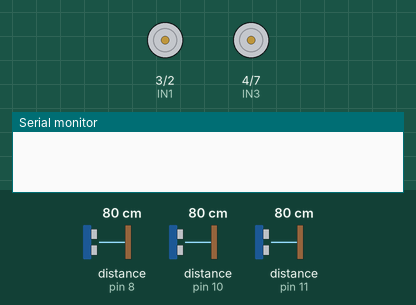
Simulated run of this sketch. Board: Arduino Uno, built with avr-gcc and run on an emulated ATmega328P. On the bench: motor-driver pin pairs drawn as motors (green arrow = first pin HIGH = forward, orange = second pin HIGH = backward, longer = more drive, scaled by the enable pin), the last lines printed to the serial monitor. Inputs (shaded band) come from the test bench; at power-on: distance to the obstacle (sensors on pin 8, pin 10, pin 11) 80 cm.

Above: at 0.1 s.
At 1.2 s:
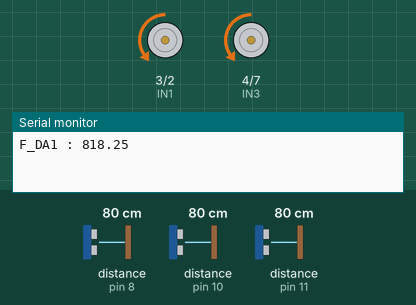
Timing chart, 0 to 5.7 s (numbered marks = the images above):
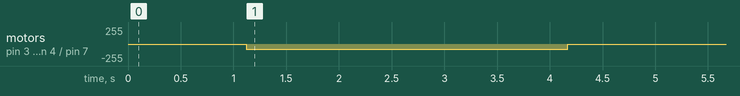

The sketch:

Newping_Front.ino
```cpp
//임시 수정
#include <NewPing.h>
#define F_Sonar 8
#define R_Sonar 10
#define L_Sonar 11
#define MaxDistance  500  //

#define IN1 3 //left
#define IN2 2
#define IN3 4 //right
#define IN4 7

#define ENL 5 //left
#define ENR 6 //right

int a;
float L_DA1, L_DA2;
float R_DA1, R_DA2;

NewPing F_Sensor(F_Sonar,F_Sonar,MaxDistance);
float F_distance;
float F_distance_D,F_distance1,F_distance2;

NewPing L_Sensor(L_Sonar,L_Sonar,MaxDistance);
float L_distance;
float L_distance_D,L_distance1,L_distance2;

NewPing R_Sensor(R_Sonar,R_Sonar,MaxDistance);
float R_distance;
float R_distance_D,R_distance1,R_distance2;


void Go_Chack(int a,int L_sp,int R_sp)
{
  //초기 센서 측정값
  F_distance1 = (float)(F_Sensor.ping())*10/US_ROUNDTRIP_CM;
  L_distance1 = (float)(L_Sensor.ping())*10/US_ROUNDTRIP_CM;
  R_distance1 = (float)(R_Sensor.ping())*10/US_ROUNDTRIP_CM;
  Go(a, L_sp, R_sp);

  F_distance2 = (float)(F_Sensor.ping())*10/US_ROUNDTRIP_CM; //Go 움직인 후 측정값
  F_distance_D = F_distance1 - F_distance2; //거리의 차

  R_distance2 = (float)(R_Sensor.ping())*10/US_ROUNDTRIP_CM;
  R_distance_D = R_distance1 - R_distance2;

  L_distance2 = (float)(L_Sensor.ping())*10/US_ROUNDTRIP_CM;
  L_distance_D = L_distance1 - L_distance2;


  L_DA2 = L_distance_D/F_distance_D;
  R_DA2 = R_distance_D/F_distance_D;

  L_DA1 = atan(L_DA2)*180/3.14;
  R_DA1 = atan(R_DA2)*180/3.14;
}

void Left_chack(int a,int sp)
{
  F_distance1=(float)(F_Sensor.ping())*10/US_ROUNDTRIP_CM;
  L_distance1=(float)(L_Sensor.ping())*10/US_ROUNDTRIP_CM;
  R_distance1=(float)(R_Sensor.ping())*10/US_ROUNDTRIP_CM;
  Left_chack(a,sp);

  F_distance2=(float)(F_Sensor.ping())*10/US_ROUNDTRIP_CM;
  F_distance_D = F_distance1 - F_distance2;

  R_distance2=(float)(R_Sensor.ping())*10/US_ROUNDTRIP_CM;
  R_distance_D = R_distance1 - R_distance2;

  L_distance2=(float)(L_Sensor.ping())*10/US_ROUNDTRIP_CM;
  L_distance_D = L_distance1 - L_distance2;

  L_DA2 = L_distance_D/F_distance_D;
  R_DA2 = R_distance_D/F_distance_D;
  L_DA1 = atan(L_DA2)*180/3.14;
  R_DA1 = atan(R_DA2)*180/3.14;
}

void Right_chack(int a,int sp)
{
  F_distance1=(float)(F_Sensor.ping())*10/US_ROUNDTRIP_CM;
  L_distance1=(float)(L_Sensor.ping())*10/US_ROUNDTRIP_CM;
  R_distance1=(float)(R_Sensor.ping())*10/US_ROUNDTRIP_CM;
  Right_chack(a,sp);

  F_distance2 = (float)(F_Sensor.ping())*10/US_ROUNDTRIP_CM;
  F_distance_D = F_distance1 - F_distance2;

  R_distance2 = (float)(R_Sensor.ping())*10/US_ROUNDTRIP_CM;
  R_distance_D = R_distance1 - R_distance2;

  L_distance2 = (float)(L_Sensor.ping())*10/US_ROUNDTRIP_CM;
  L_distance_D = L_distance1 - L_distance2;

  L_DA2 = L_distance_D/F_distance_D;
  R_DA2 = R_distance_D/F_distance_D;
  L_DA1 = atan(L_DA2)*180/3.14;
  R_DA1 = atan(R_DA2)*180/3.14;
}


void Go(int a,int L_sp,int R_sp)
{
  analogWrite(ENL,L_sp);
  analogWrite(ENR,R_sp);
  digitalWrite(IN1,LOW);
  digitalWrite(IN2,HIGH);
  digitalWrite(IN3,LOW);
  digitalWrite(IN4,HIGH);
  delay (a);
}

void Right(int a)
{
 digitalWrite(IN1, LOW);
 digitalWrite(IN2, HIGH);
 digitalWrite(IN3, HIGH);
 digitalWrite(IN4, LOW);
 analogWrite(ENL, 90);
 analogWrite(ENR, 100);
 delay(a);
}

void Left(int a)
{
 digitalWrite(IN1, HIGH);
 digitalWrite(IN2, LOW);
 digitalWrite(IN3, LOW);
 digitalWrite(IN4, HIGH);
 analogWrite(ENL, 90);
 analogWrite(ENR, 110);
 delay(a);
}

void Stop(int a)
{
  analogWrite(ENL,0);
  analogWrite(ENR,0);
  delay(a);
}


void setup()
{
  Serial.begin(115200);
  pinMode(IN1,OUTPUT);
  pinMode(IN2,OUTPUT);
  pinMode(IN3,OUTPUT);
  pinMode(IN4,OUTPUT);
  analogWrite(ENL,80);
  analogWrite(ENR,80);

  Stop(100);
  digitalWrite(F_Sonar,LOW);
  digitalWrite(F_Sonar,HIGH);
  delay(1000);

  F_distance = (float)(F_Sensor.ping())*10/US_ROUNDTRIP_CM;

  Go_Chack(a,80,80);

  Serial.print("F_DA1 : ");
  Serial.println(F_distance1);
  digitalWrite(F_Sonar,LOW);

  Go_Chack(2000,80,80);

  delay(1000);
  Stop(a);

  digitalWrite(F_Sonar,HIGH);
  F_distance = (float)(F_Sensor.ping())*10/US_ROUNDTRIP_CM;
  Serial.print("F_DA2 : ");
  Serial.println(F_distance2);
  digitalWrite(F_Sonar,LOW);

  Serial.print("F_D : ");
  Serial.println(F_distance_D);
  Stop(100);
}

void loop()
{

}
```
